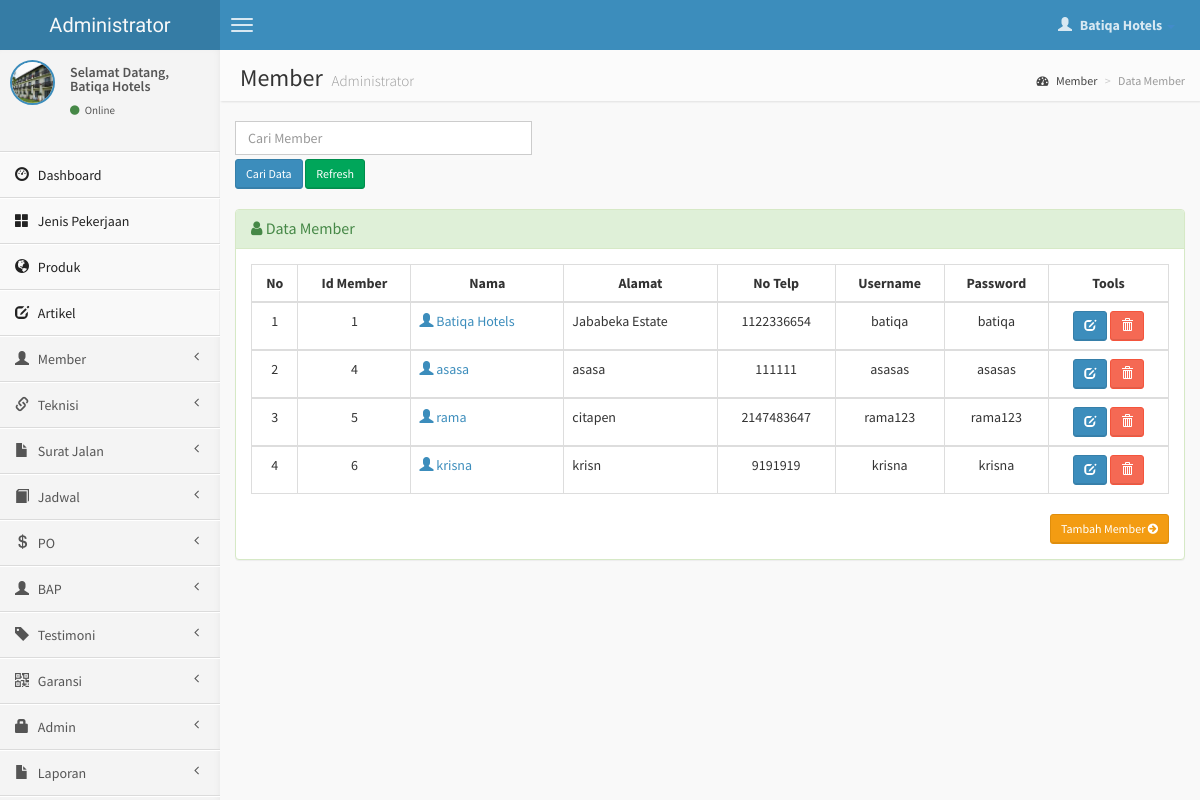
Screenshot of /admin/member.php (signed in) with the database file from the repository.
### tables this page shows
CREATE TABLE `member` (
  `id_member` int(4) NOT NULL,
  `nama_member` varchar(50) NOT NULL,
  `alamat` text NOT NULL,
  `no_telp` int(15) NOT NULL,
  `email` varchar(50) NOT NULL,
  `username` varchar(50) NOT NULL,
  `password` varchar(50) NOT NULL,
  `gambar` varchar(150) NOT NULL
);

### admin/member.php (the view, shortened to what this page needs)
<?php
if (empty($_SESSION['username'])){
	header('location:../index.php');
} else {
?>
<!DOCTYPE html>
<html>
    <head>
        <link href="../dist/css/bootstrap.css" rel="stylesheet" type="text/css" />
        <link href="//cdnjs.cloudflare.com/ajax/libs/font-awesome/4.1.0/css/font-awesome.min.css" rel="stylesheet" type="text/css" />
        <link href="//code.ionicframework.com/ionicons/1.5.2/css/ionicons.min.css" rel="stylesheet" type="text/css" />
        <link href="../css/morris/morris.css" rel="stylesheet" type="text/css" />
        <link href="../css/jvectormap/jquery-jvectormap-1.2.2.css" rel="stylesheet" type="text/css" />
        <link href="../css/datepicker/datepicker3.css" rel="stylesheet" type="text/css" />
        <link href="../css/daterangepicker/daterangepicker-bs3.css" rel="stylesheet" type="text/css" />
        <link href="../css/bootstrap-wysihtml5/bootstrap3-wysihtml5.min.css" rel="stylesheet" type="text/css" />
        <link href="../css/AdminLTE.css" rel="stylesheet" type="text/css" />
        <link rel="stylesheet" href="datatables/dataTables.bootstrap.css"/>
    </head>
    <body class="skin-blue">
        <header class="header">
            <a href="index.php" class="logo">
                Administrator
            </a>
            <nav class="navbar navbar-static-top" role="navigation">
                <a href="#" class="navbar-btn sidebar-toggle" data-toggle="offcanvas" role="button">
                    <span class="icon-bar"></span>
                    <span class="icon-bar"></span>
                    <span class="icon-bar"></span>
                </a>
                <div class="navbar-right">
                    <ul class="nav navbar-nav">
                        <li class="dropdown user user-menu">
                            <a href="#" class="dropdown-toggle" data-toggle="dropdown">
                                <i class="glyphicon glyphicon-user"></i>
                                <span><?php echo $_SESSION['fullname']; ?> <i class="caret"></i></span>
                            </a>
<?php } ?>
                        </li>
                    </ul>
                </div>
            </nav>
        </header>
        <div class="wrapper row-offcanvas row-offcanvas-left">
            <aside class="left-side sidebar-offcanvas">
                <section class="sidebar">
                    <div class="user-panel">
                        <div class="pull-left image">
                            <img src="<?php echo $_SESSION['gambar']; ?>" class="img-circle" alt="User Image" style="border: 2px solid #3C8DBC;" />
                        </div>
                        <div class="pull-left info">
                            <p>Selamat Datang,<br /><?php echo $_SESSION['fullname']; ?></p>
                            <a href="#"><i class="fa fa-circle text-success"></i> Online</a>
                        </div>
                    </div>
                    <?php include "menu.php"; ?>
                </section>
            </aside>
            <aside class="right-side">
                <section class="content-header">
                    <h1>
                        Member
                        <small>Administrator</small>
                    </h1>
                    <ol class="breadcrumb">
                        <li><a href="#"><i class="fa fa-dashboard"></i> Member</a></li>
                        <li class="active">Data Member</li>
                    </ol>
                </section>
                <section class="content">
                    <div class="row">
              <div class="col-lg-4">
              <form action='member.php' method="POST">
	       <input type='text' class="form-control" style="margin-bottom: 4px;" name='qcari' placeholder='Cari Member' required />
           <input type='submit' value='Cari Data' class="btn btn-sm btn-primary" /> <a href='member.php' class="btn btn-sm btn-success" >Refresh</i></a>
          	</div>
              </div>
                    <br />
                    <div class="row">
                        <div class="col-lg-12">
                    <div class="panel panel-success">
                        <div class="panel-heading">
                        <h3 class="panel-title"><i class="fa fa-user"></i> Data Member </h3>
                        </div>
                        <div class="panel-body">
                    <?php
                    $query1="select * from member";
                    $tampil=mysqli_query($koneksi, $query1) or die(mysqli_error());
                    ?>
                  <table id="example" class="table table-hover table-bordered">
                  <thead>
                      <tr>
                        <th><center>No </center></th>
                        <th><center>Id Member </center></th>
                        <th><center>Nama </i></center></th>
                        <th><center>Alamat </center></th>
                        <th><center>No Telp </center></th>
                        <th><center>Username </center></th>
                        <th><center>Password </center></th>
                        <th><center>Tools</center></th>
                      </tr>
                  </thead>
                     <?php
                     $no=0;
                     while($data=mysqli_fetch_array($tampil))
                    { $no++; ?>
                    <tbody>
                    <tr>
                    <td><center><?php echo $no; ?></center></td>
                    <td><center><?php echo $data['id_member'];?></center></td>
                    <td><a href="detail-member.php?hal=edit&kd=<?php echo $data['id_member'];?>"><span class="glyphicon glyphicon-user"></span> <?php echo $data['nama_member'];?></td>
                    <td><?php echo $data['alamat']; ?></td>
                    <td><center><?php echo $data['no_telp']; ?></center></td>
                    <td><center><?php echo $data['username']; ?></center></td>
                    <td><center><?php echo $data['password']; ?></center></td>
                    <td><center><div id="thanks"><a class="btn btn-sm btn-primary" data-placement="bottom" data-toggle="tooltip" title="Edit Member" href="edit-member.php?hal=edit&kd_cus=<?php echo $data['id_member'];?>"><span class="glyphicon glyphicon-edit"></span></a>
                    <a onclick="return confirm ('Yakin hapus <?php echo $data['nama_member'];?>.?');" class="btn btn-sm btn-danger tooltips" data-placement="bottom" data-toggle="tooltip" title="Hapus Member" href="member.php?hal=hapus&kd=<?php echo $data['id_member'];?>"><span class="glyphicon glyphicon-trash"></a></center></td></tr></div>
                 <?php
              }
              ?>
                <div class="text-right">
                  <a href="input-member.php" class="btn btn-sm btn-warning">Tambah Member <i class="fa fa-arrow-circle-right"></i></a>
                </div>
              </div>
    </body>
</html>

### rows the page displays
member: id_member "1", nama_member "Batiqa Hotels", alamat "Jababeka Estate", no_telp "1122336654", username "batiqa", password "batiqa"
member: id_member "4", nama_member "asasa", alamat "asasa", no_telp "111111", username "asasas", password "asasas"
member: id_member "5", nama_member "rama", alamat "citapen", no_telp "2147483647", username "rama123", password "rama123"
member: id_member "6", nama_member "krisna", alamat "krisn", no_telp "9191919", username "krisna", password "krisna"

### other values shown
$_SESSION['fullname'] "Batiqa Hotels"
